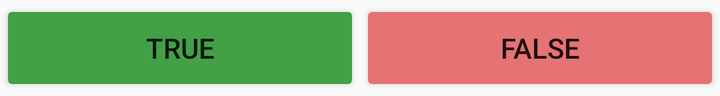
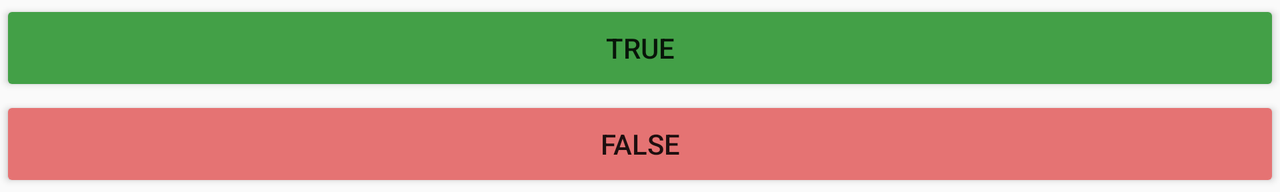

An Android layout and its configuration variant, each rendered on a device that would load it. The default file and the variant file are quoted in full after the pictures.
<!-- AndroidManifest.xml: application theme AppTheme -->
<!-- res/layout/true_false_response.xml -->
<?xml version="1.0" encoding="utf-8"?>
<LinearLayout
    xmlns:android="http://schemas.android.com/apk/res/android"
    android:orientation="horizontal"
    android:layout_width="match_parent"
    android:layout_height="wrap_content">

    <Button
        android:id="@+id/true_button"
        android:layout_width="0dp"
        android:layout_weight="1"
        android:layout_height="wrap_content"
        android:backgroundTint="@color/trueColor"
        android:text="@string/trueString" />

    <Button
        android:id="@+id/false_button"
        android:layout_width="0dp"
        android:layout_weight="1"
        android:layout_height="wrap_content"
        android:backgroundTint="@color/falseColor"
        android:text="@string/falseString" />

</LinearLayout>
<!-- resources referenced by this layout -->
<resources>
  <color name="falseColor">#e57373</color>
  <color name="trueColor">#43a047</color>
  <string name="falseString">False</string>
  <string name="trueString">True</string>
  <style name="AppTheme" parent="Theme.AppCompat.Light.DarkActionBar">
          
          <item name="colorPrimary">@color/colorPrimary</item>
          <item name="colorPrimaryDark">@color/colorPrimaryDark</item>
          <item name="colorAccent">@color/colorAccent</item>
      </style>
  <color name="colorPrimary">#008577</color>
  <color name="colorPrimaryDark">#00574B</color>
  <color name="colorAccent">#D81B60</color>
</resources>
<!-- res/layout-land/true_false_response.xml (the repository's variant of the layout above) -->
<!-- drawn on the phone turned sideways -->
<?xml version="1.0" encoding="utf-8"?>
<LinearLayout
    xmlns:android="http://schemas.android.com/apk/res/android"
    android:orientation="vertical"
    android:layout_width="match_parent"
    android:layout_height="wrap_content">

    <Button
        android:id="@+id/true_button"
        android:layout_width="match_parent"
        android:layout_weight="1"
        android:layout_height="0dp"
        android:backgroundTint="@color/trueColor"
        android:text="@string/trueString" />

    <Button
        android:id="@+id/false_button"
        android:layout_width="match_parent"
        android:layout_weight="1"
        android:layout_height="0dp"
        android:backgroundTint="@color/falseColor"
        android:text="@string/falseString" />

</LinearLayout>
